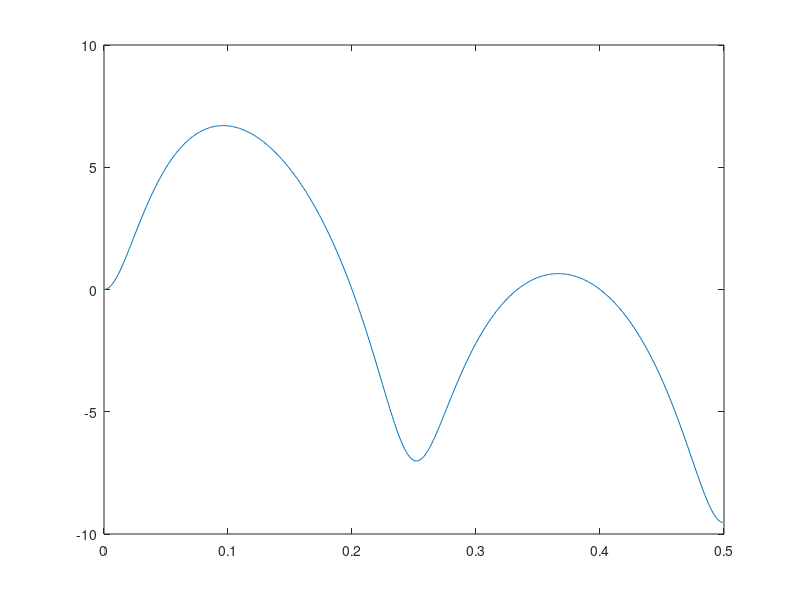

MATLAB code to generate this figure: (Note: this script raises an error after producing the figure.)
clear
clf
%Coefficient du filtre etudie
A = [2 -1 0 0 0 0] ;
B = [0 2 0 0 0 -1] ;

fe = 1 ;                                % Frequence d'echantillonnage
[H, w] = freqz(B,A) ;                   % w : pulsation entre 0 et pi
nu = w/(2*pi) ;                         % Frequence reduite
f = nu*fe ;                             % Frequence

%On trace le diagramme de gain pour determiner la nature du filtre
plot(nu,20*log10(abs(H))) ;
my_title('Diagramme de gain en frequence reduite en db',25) ;
%print -deps "/home/kewin/octave/td_matLab/rapport/fig/resEx3/f5Gain.eps" 

input ('Figure suivante ?') ;
%Diagramme de phase
plot(nu,angle(H)) ;
my_title('Diagramme de phase en frequence reduite',25) ;
%print -deps "/home/kewin/octave/td_matLab/rapport/fig/resEx3/f5Phase.eps" 

input ('Figure suivante ? ') ;
%Zeros et poles
zplane(B, A) ;
my_title('Zeros et poles',25) ;
%print -deps "/home/kewin/octave/td_matLab/rapport/fig/resEx3/f5ZP.eps"

%Reponse impulsionnelle
%Definition de l'intervalle de visualisation
N = 64 ;
n0 = N/2 ;
n_min = 1-n0 ;
n_max = N-n0 ;
n = n_min:1:n_max ;

%Definition du dirac
dirac = zeros(1,N);
dirac(n0) = 1;
y = filter(B,A,dirac);
input ('Figure suivante ?') ;
stem (n,y) ;
my_title('Reponse impulsionnelle',25) ;
%print -deps "/home/kewin/octave/td_matLab/rapport/fig/resEx3/f5Impulsion.eps" 

input ('Figure suivante ?') ;
%Reponse indicielle
%Definition de l'echelon
u = zeros(1,N) ;
for i=n0:N
	u(i)=1;
endfor
i = filter(B,A,u) ;
h_obj = stem (n,i) ;
my_title('Reponse indicielle',25) ;
%print -deps "/home/kewin/octave/td_matLab/rapport/fig/resEx3/f5Indice.eps" 

